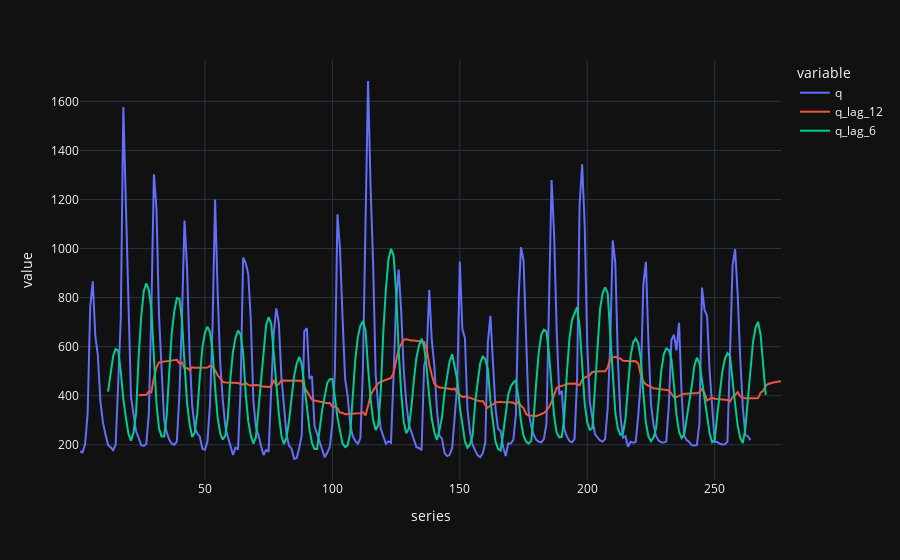

The notebook cell this image was saved under:
### Markdown cell above
Now, we can combine the prep_df and the future_df and then do the long lag features trick and, after that, split the data again.

### Code cell
def add_long_lag_features(prep_df, future_df, lag):
    result_df = pd.concat([prep_df, future_df])
    result_df['q_lag_'+str(lag)] = result_df['q'].shift(lag).rolling(lag).mean()
    lag_div_2 = int(lag/2)
    lag_div_4 = int(lag/4)
    result_df['q_lag_'+str(lag_div_2)] = result_df['q'].shift(lag_div_2).rolling(lag_div_2).mean()
    #result_df['q_lag_'+str(lag_div_4)] = result_df['q'].shift(lag_div_4).rolling(lag_div_4).mean()
    return result_df

full_long_lag = add_long_lag_features(prep_df, future_df, 12)
full_long_lag.tail(12)
px.line(full_long_lag, x="series", y=["q", "q_lag_12", "q_lag_6"], template = 'plotly_dark')

### Figure 1 — Plotly figure (JSON) as saved in the notebook; plotly's stock layout.template omitted (floating-point values rounded to 4 significant figures; data arrays with more than 128 entries replaced by an {"elided": "..."} marker saying what was removed)
{"data": [{"hovertemplate": "variable=q<br>series=%{x}<br>value=%{y}<extra></extra>", "legendgroup": "q", "line": {"color": "#636efa", "dash": "solid"}, "marker": {"symbol": "circle"}, "mode": "lines", "name": "q", "orientation": "v", "showlegend": true, "type": "scatter", "x": {"elided": "276 int values"}, "xaxis": "x", "y": {"elided": "276 float values"}, "yaxis": "y"}, {"hovertemplate": "variable=q_lag_12<br>series=%{x}<br>value=%{y}<extra></extra>", "legendgroup": "q_lag_12", "line": {"color": "#EF553B", "dash": "solid"}, "marker": {"symbol": "circle"}, "mode": "lines", "name": "q_lag_12", "orientation": "v", "showlegend": true, "type": "scatter", "x": {"elided": "276 int values"}, "xaxis": "x", "y": {"elided": "276 float values"}, "yaxis": "y"}, {"hovertemplate": "variable=q_lag_6<br>series=%{x}<br>value=%{y}<extra></extra>", "legendgroup": "q_lag_6", "line": {"color": "#00cc96", "dash": "solid"}, "marker": {"symbol": "circle"}, "mode": "lines", "name": "q_lag_6", "orientation": "v", "showlegend": true, "type": "scatter", "x": {"elided": "276 int values"}, "xaxis": "x", "y": {"elided": "276 float values"}, "yaxis": "y"}], "layout": {"legend": {"title": {"text": "variable"}, "tracegroupgap": 0}, "margin": {"t": 60}, "xaxis": {"anchor": "y", "domain": [0, 1], "title": {"text": "series"}}, "yaxis": {"anchor": "x", "domain": [0, 1], "title": {"text": "value"}}}}
